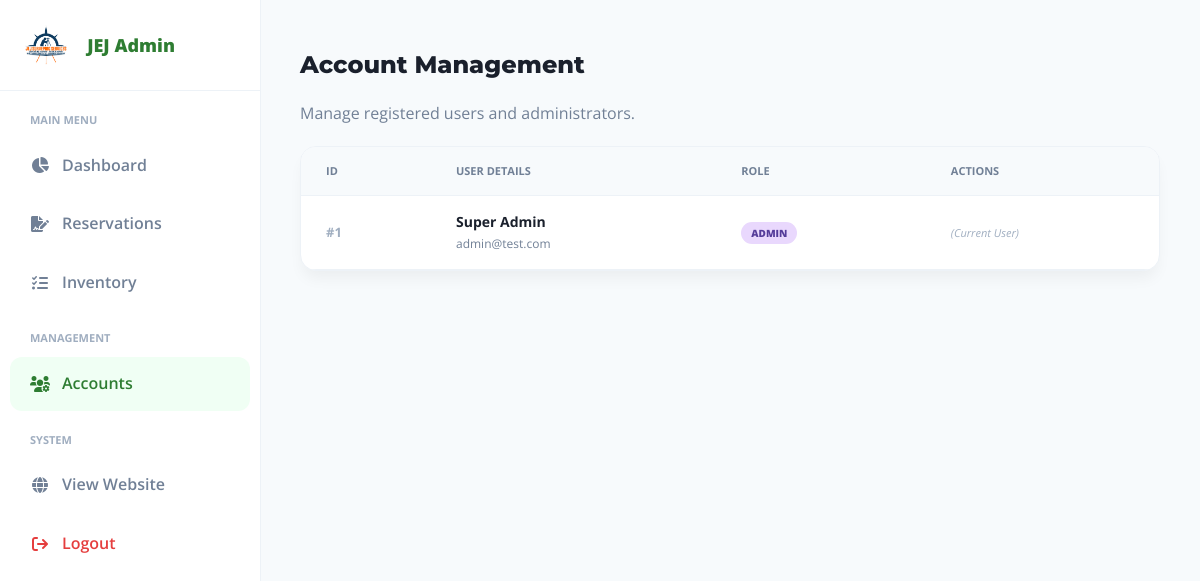
The app's page /accounts.php (signed in) with its own data.
### tables this page shows
CREATE TABLE `users` (
  `id` int(11) NOT NULL,
  `fullname` varchar(100) DEFAULT NULL,
  `email` varchar(100) DEFAULT NULL,
  `password` varchar(255) DEFAULT NULL,
  `phone` varchar(20) DEFAULT NULL,
  `role` enum('ADMIN','AGENT','BUYER') DEFAULT 'BUYER',
  `created_at` timestamp NOT NULL DEFAULT current_timestamp()
);

### accounts.php (the view, shortened to what this page needs)
<?php
include 'config.php';
$users = $conn->query("SELECT * FROM users ORDER BY created_at DESC");
?>
<!DOCTYPE html>
<html lang="en">
<head>
    <link rel="stylesheet" href="https://cdnjs.cloudflare.com/ajax/libs/font-awesome/6.0.0/css/all.min.css">
    <link rel="stylesheet" href="assets/modern.css">
</head>
<body>
    <div class="sidebar">
        <div class="brand-box">
            <img src="assets/logo.png" style="height: 40px; width: auto; border-radius: 6px; margin-right: 10px;">
            <span style="font-size: 18px; font-weight: 800; color: var(--primary);">JEJ Admin</span>
        </div>
        <div class="sidebar-menu">
            <small style="padding: 0 20px; color: #A0AEC0; font-weight: 700; font-size: 11px; display: block; margin-bottom: 10px;">MAIN MENU</small>
            <a href="admin.php?view=dashboard" class="menu-link"><i class="fa-solid fa-chart-pie"></i> Dashboard</a>
            <a href="reservation.php" class="menu-link"><i class="fa-solid fa-file-signature"></i> Reservations</a>
            <a href="admin.php?view=inventory" class="menu-link"><i class="fa-solid fa-list-check"></i> Inventory</a>
            <small style="padding: 0 20px; color: #A0AEC0; font-weight: 700; font-size: 11px; display: block; margin-top: 20px; margin-bottom: 10px;">MANAGEMENT</small>
            <a href="accounts.php" class="menu-link active"><i class="fa-solid fa-users-gear"></i> Accounts</a>
            <small style="padding: 0 20px; color: #A0AEC0; font-weight: 700; font-size: 11px; display: block; margin-top: 20px; margin-bottom: 10px;">SYSTEM</small>
            <a href="index.php" class="menu-link" target="_blank"><i class="fa-solid fa-globe"></i> View Website</a>
            <a href="logout.php" class="menu-link" style="color: #E53E3E;"><i class="fa-solid fa-arrow-right-from-bracket"></i> Logout</a>
        </div>
    </div>
    <div class="main-panel">
        <div style="margin-bottom: 20px;">
            <h1 style="font-size: 24px; font-weight: 800; color: var(--dark);">Account Management</h1>
            <p style="color: #718096;">Manage registered users and administrators.</p>
        </div>
        <div class="table-container">
            <table>
                <thead>
                    <tr>
                        <th>ID</th>
                        <th>User Details</th>
                        <th>Role</th>
                        <th>Actions</th>
                    </tr>
                </thead>
                <tbody>
                    <?php while($row = $users->fetch_assoc()): ?>
                    <tr>
                        <td style="font-weight: 700; color: #A0AEC0;">#<?= $row['id'] ?></td>
                        <td>
                            <strong style="color: var(--dark); font-size: 14px;"><?= htmlspecialchars($row['fullname']) ?></strong><br>
                            <span style="color: #718096; font-size: 12px;"><?= htmlspecialchars($row['email']) ?></span>
                        </td>
                        <td>
                            <span class="role-badge role-<?= $row['role'] ?: 'BUYER' ?>">
                                <?= $row['role'] ?: 'BUYER' ?>
                            </span>
                        </td>
                        <td>
                            <?php if($row['id'] != $_SESSION['user_id']): ?>
                                <div style="display: flex; gap: 5px;">
                                    <?php if($row['role'] != 'ADMIN'): ?>
                                        <form method="POST" style="display:inline;">
                                            <input type="hidden" name="action" value="change_role">
                                            <input type="hidden" name="user_id" value="<?= $row['id'] ?>">
                                            <input type="hidden" name="new_role" value="ADMIN">
                                            <button class="btn-mini btn-promote" title="Promote to Admin"><i class="fa-solid fa-arrow-up"></i> Admin</button>
                                        </form>
                                    <?php else: ?>
                                        <form method="POST" style="display:inline;">
                                            <input type="hidden" name="action" value="change_role">
                                            <input type="hidden" name="user_id" value="<?= $row['id'] ?>">
                                            <input type="hidden" name="new_role" value="BUYER">
                                            <button class="btn-mini btn-demote" title="Demote to Buyer"><i class="fa-solid fa-arrow-down"></i> Buyer</button>
                                        </form>
                                    <?php endif; ?>
                                    <form method="POST" style="display:inline;" onsubmit="return confirm('Are you sure you want to delete this user? This cannot be undone.');">
                                        <input type="hidden" name="action" value="delete">
                                        <input type="hidden" name="user_id" value="<?= $row['id'] ?>">
                                        <button class="btn-mini btn-del" title="Delete User"><i class="fa-solid fa-trash"></i></button>
                                    </form>
                                </div>
                            <?php else: ?>
                                <span style="font-size: 11px; color: #A0AEC0; font-style: italic;">(Current User)</span>
                            <?php endif; ?>
                        </td>
                    </tr>
                    <?php endwhile; ?>
                </tbody>
            </table>
        </div>
    </div>
</body>
</html>

### assets/modern.css (style rules this page uses)
:root { --primary: #2E7D32; --primary-dark: #1B5E20; --primary-gradient: linear-gradient(135deg, #2E7D32 0%, #1B5E20 100%); --accent: #FFA000; --dark: #1A202C; --text-body: #4A5568; --light: #F7FAFC; --white: #FFFFFF; --glass: rgba(255, 255, 255, 0.95); --shadow-soft: 0 10px 15px -3px rgba(0, 0, 0, 0.05); --shadow-hover: 0 20px 25px -5px rgba(0, 0, 0, 0.1), 0 10px 10px -5px rgba(0, 0, 0, 0.04); }
html { scroll-behavior: smooth; }
body { font-family: 'Open Sans', sans-serif; background-color: var(--light); color: var(--text-body); line-height: 1.6; overflow-x: hidden; margin: 0; padding: 0; }
h1, h2, h3, .nav-brand, .btn, .section-title { font-family: 'Montserrat', sans-serif; }
a { text-decoration: none; color: inherit; transition: 0.2s; }

### accounts.php (style rules this page uses)
body { background-color: #F7FAFC; display: flex; min-height: 100vh; overflow-x: hidden; }
.sidebar { width: 260px; background: white; border-right: 1px solid #EDF2F7; display: flex; flex-direction: column; position: fixed; height: 100vh; z-index: 100; }
.brand-box { padding: 25px; border-bottom: 1px solid #EDF2F7; display: flex; align-items: center; gap: 10px; }
.sidebar-menu { padding: 20px 10px; flex: 1; }
.menu-link { display: flex; align-items: center; gap: 12px; padding: 14px 20px; color: #718096; text-decoration: none; font-weight: 600; border-radius: 12px; margin-bottom: 5px; transition: all 0.2s; }
.menu-link:hover, .menu-link.active { background: #F0FFF4; color: var(--primary); }
.menu-link i { width: 20px; text-align: center; }
.main-panel { margin-left: 260px; flex: 1; padding: 30px 40px; width: calc(100% - 260px); }
.table-container { background: white; border-radius: 16px; border: 1px solid #EDF2F7; box-shadow: var(--shadow-soft); overflow: hidden; margin-top: 20px; }
table { width: 100%; border-collapse: collapse; }
th { text-align: left; padding: 15px 25px; font-size: 11px; font-weight: 700; color: #718096; text-transform: uppercase; background: #F7FAFC; border-bottom: 1px solid #EDF2F7; }
td { padding: 15px 25px; border-bottom: 1px solid #EDF2F7; color: #4A5568; font-size: 13px; vertical-align: middle; }
.role-badge { padding: 4px 10px; border-radius: 50px; font-size: 10px; font-weight: 800; text-transform: uppercase; }
.role-ADMIN { background: #E9D8FD; color: #553C9A; }

### records on screen
users: id "1", fullname "Super Admin", email "admin@test.com", role "ADMIN", shows "(Current User)"
